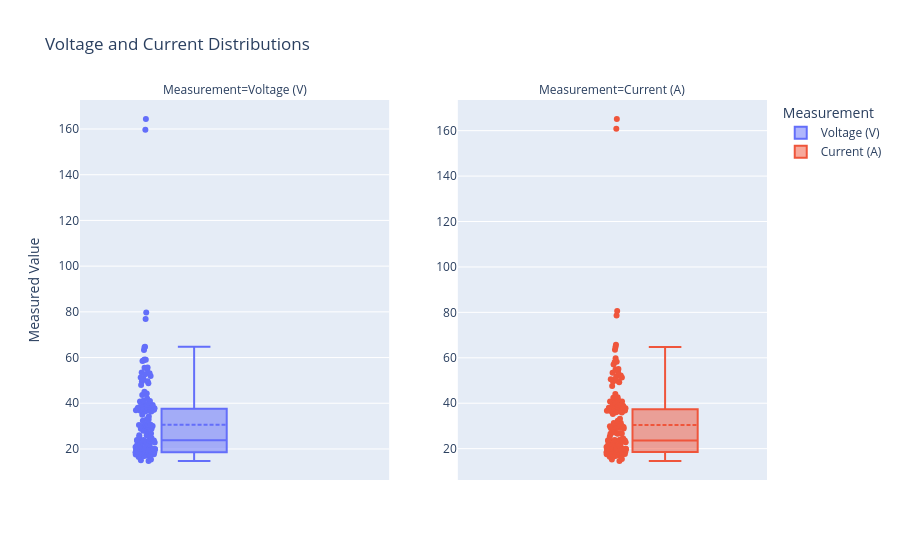

Notebook code cell kept with this figure:
### Code cell
# Side-by-side plots to show voltage and current distributions
print("\nPlotting Voltage and Current Distributions")
df_voltage = pd.DataFrame({'Value': data[:, 0].flatten(), 'Measurement': 'Voltage (V)'})
df_current = pd.DataFrame({'Value': data[:, 1].flatten(), 'Measurement': 'Current (A)'})
df_voltage_current = pd.concat([df_voltage, df_current], ignore_index=True)

fig_voltage_current_dist = px.box(
    df_voltage_current,
    y="Value",
    color="Measurement",
    facet_col="Measurement",
    facet_col_spacing=0.1,
    title="Voltage and Current Distributions",
    labels={"Value": "Measured Value"},
    points="all",
)

fig_voltage_current_dist.update_traces(boxmean=True)

fig_voltage_current_dist.update_yaxes(matches=None)
fig_voltage_current_dist.update_yaxes(showticklabels=True)

fig_voltage_current_dist.show()
fig_voltage_current_dist.write_html(str(save_path.with_suffix(".html")))

### Figure 1 — Plotly figure (JSON) as saved in the notebook; plotly's stock layout.template omitted (floating-point values rounded to 4 significant figures; data arrays with more than 128 entries replaced by an {"elided": "..."} marker saying what was removed)
{"data": [{"alignmentgroup": "True", "boxmean": true, "boxpoints": "all", "hovertemplate": "Measurement=Voltage (V)<br>Measured Value=%{y}<extra></extra>", "legendgroup": "Voltage (V)", "marker": {"color": "#636efa"}, "name": "Voltage (V)", "notched": false, "offsetgroup": "Voltage (V)", "orientation": "v", "showlegend": true, "type": "box", "x0": " ", "xaxis": "x", "y": {"elided": "200 float values"}, "y0": " ", "yaxis": "y"}, {"alignmentgroup": "True", "boxmean": true, "boxpoints": "all", "hovertemplate": "Measurement=Current (A)<br>Measured Value=%{y}<extra></extra>", "legendgroup": "Current (A)", "marker": {"color": "#EF553B"}, "name": "Current (A)", "notched": false, "offsetgroup": "Current (A)", "orientation": "v", "showlegend": true, "type": "box", "x0": " ", "xaxis": "x2", "y": {"elided": "200 float values"}, "y0": " ", "yaxis": "y2"}], "layout": {"annotations": [{"font": {}, "showarrow": false, "text": "Measurement=Voltage (V)", "x": 0.225, "xanchor": "center", "xref": "paper", "y": 1, "yanchor": "bottom", "yref": "paper"}, {"font": {}, "showarrow": false, "text": "Measurement=Current (A)", "x": 0.775, "xanchor": "center", "xref": "paper", "y": 1, "yanchor": "bottom", "yref": "paper"}], "boxmode": "group", "legend": {"title": {"text": "Measurement"}, "tracegroupgap": 0}, "title": {"text": "Voltage and Current Distributions"}, "xaxis": {"anchor": "y", "domain": [0, 0.45]}, "xaxis2": {"anchor": "y2", "domain": [0.55, 1], "matches": "x"}, "yaxis": {"anchor": "x", "domain": [0, 1], "showticklabels": true, "title": {"text": "Measured Value"}}, "yaxis2": {"anchor": "x2", "domain": [0, 1], "showticklabels": true}}}
